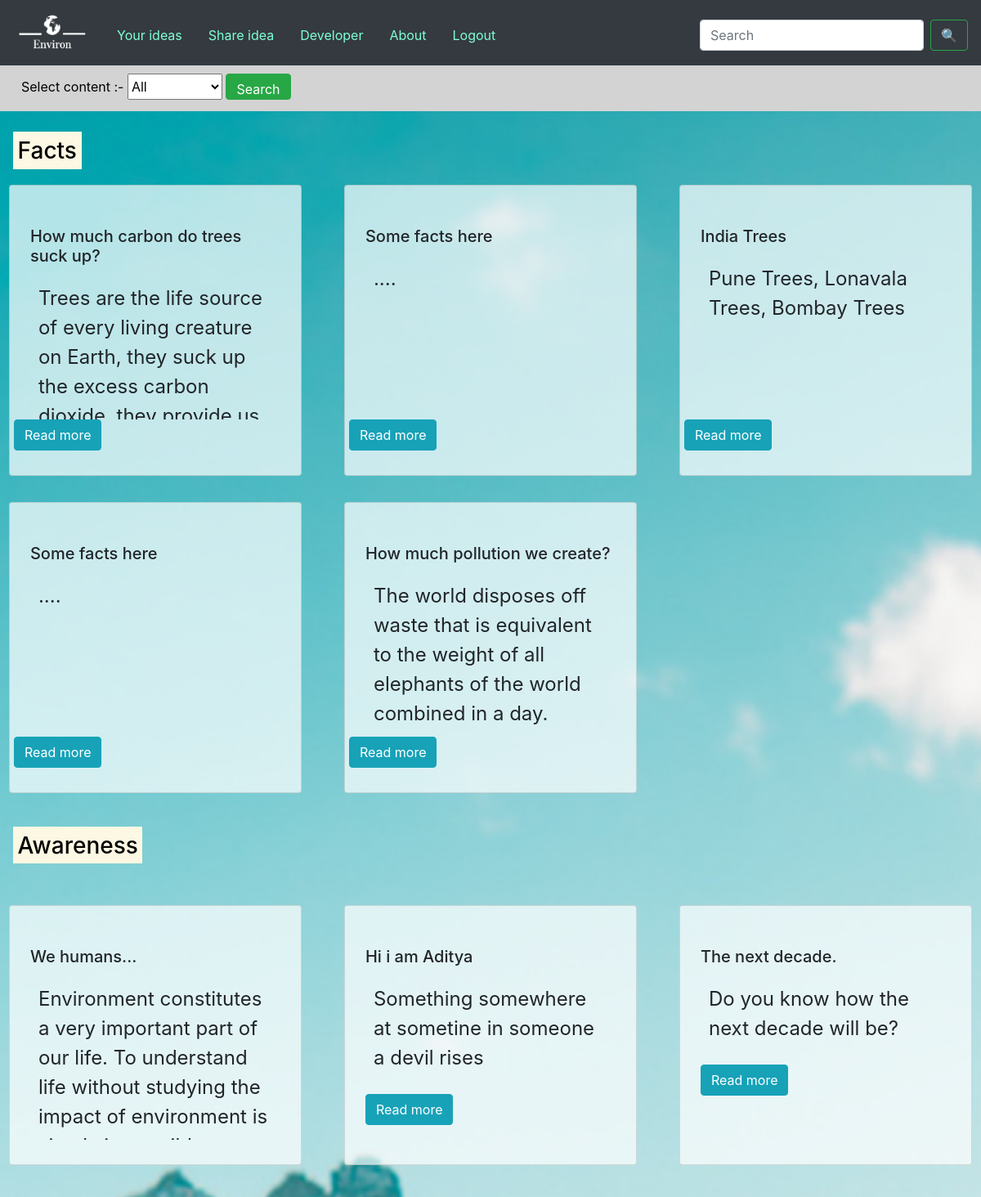
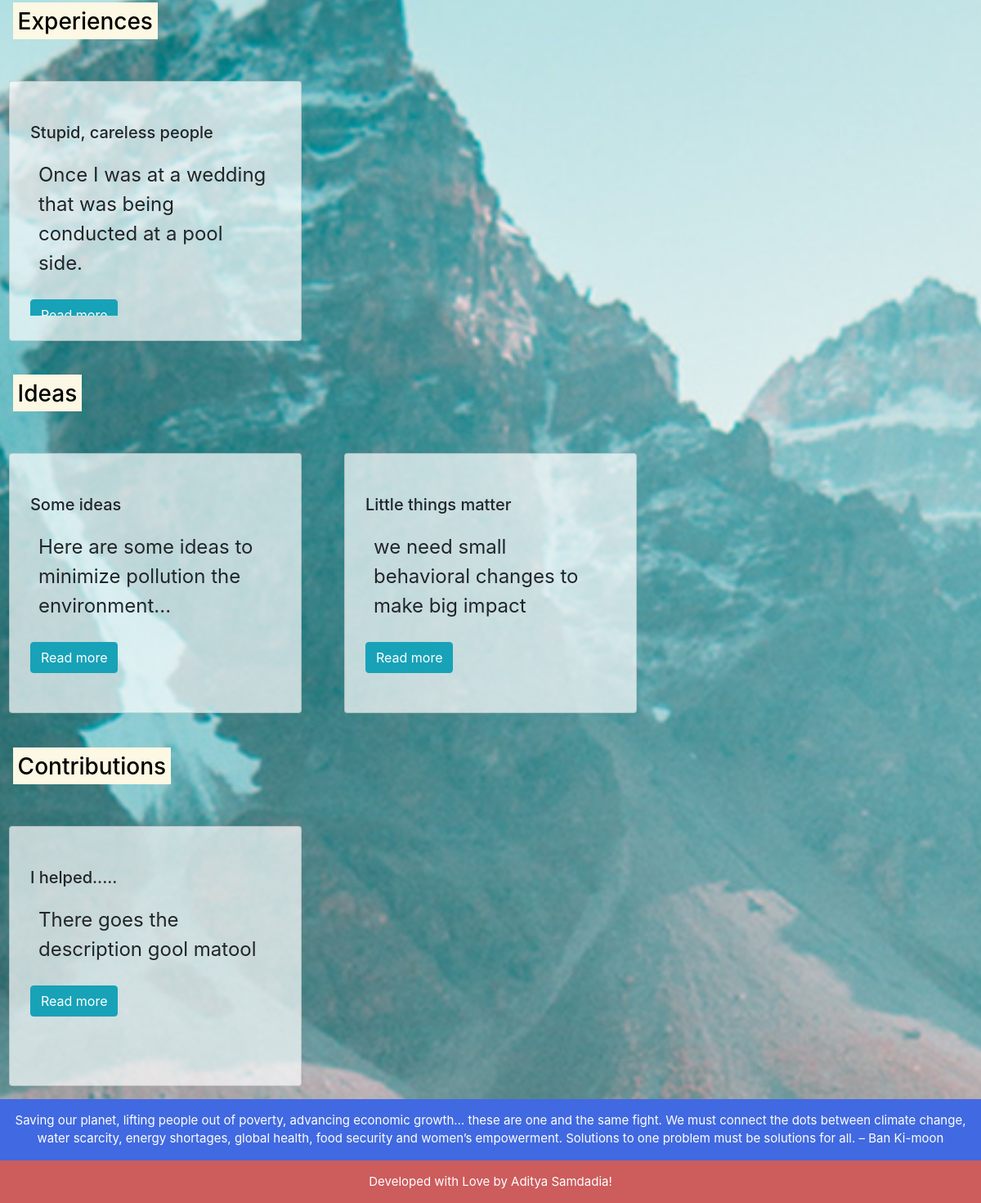
The page / (signed in) on the database its author committed (2 pictures, top to bottom).
### tables this page shows
CREATE TABLE shared (id INTEGER, user TEXT NOT NULL, type TEXT NOT NULL, title TEXT NOT NULL, def TEXT NOT NULL, content TEXT NOT NULL, time NUMERIC, PRIMARY KEY(id));

CREATE TABLE 'quotes' (id INTEGER,'message' TEXT NOT NULL, PRIMARY KEY(id));

### application.py (the view, shortened to what this page needs)
@app.route("/", methods=["POST", "GET"])
def index():
    n = random.randint(1, 15)
    quote = db.execute("SELECT message FROM quotes WHERE id=?", n)
    if request.method == "GET":
        rows = db.execute("SELECT * FROM shared")
        random.shuffle(rows)
        return render_template("index.html", quote=quote[0], rows=rows)

### application.py (called while the page is built)
@app.after_request
def after_request(response):
    response.headers["Cache-Control"] = "no-cache, no-store, must-revalidate"
    response.headers["Expires"] = 0
    response.headers["Pragma"] = "no-cache"
    return response

### templates/index.html (shortened to what this page needs)
<!DOCTYPE html>
<html lang='en'>
    <head>
        <link rel="stylesheet" href="https://cdn.jsdelivr.net/npm/bootstrap@4.5.3/dist/css/bootstrap.min.css">
        <link href="/static/styles.css" rel="stylesheet">
    </head>
    <body class='index-back'>
        <nav class="navbar navbar-expand-lg navbar-light bg-dark fixed-top" id='navbar'>
            <a class="navbar-brand" href="/"><img src='/static/Environ-logos_white.png' style='width: 95px; height: 60px;'></a>
            <div class="collapse navbar-collapse" id="navbarSupportedContent">
                <ul class="navbar-nav mr-auto">
                    {% if session.user_id %}
                        <li class="nav-item active">
                            <a class="nav-link toplink" href="/yourShare"><div class='toplink'>Your ideas</div></a>
                        </li>
                        <li class="nav-item active">
                            <a class="nav-link toplink" href="/share"><div class='toplink'>Share idea</div></a>
                        </li>
                        <li class="nav-item">
                            <a class="nav-link toplink" href="/developer"><div class='toplink'>Developer</div></a>
                        </li>
                        <li class="nav-item active">
                            <a class="nav-link toplink" href="/about"><div class='toplink'>About</div></a>
                        </li>
                        <li class="nav-item active">
                            <a class="nav-link toplink" href="/logout"><div class='toplink'>Logout</div></a>
                        </li>
                    {% endif %}
                </ul>
                <form action="/" method='post' class="form-inline my-2 my-lg-0">
                    <input name='search' class="form-control mr-sm-2" type="search" placeholder="Search" aria-label="Search">
                    <button class="btn btn-outline-success my-2 my-sm-0" type="submit">&#128269;</button>
                </form>
            </div>
        </nav>
        <div class='fixed-top' style='padding: 0.625rem; background: lightgray;' id='subnav'>
            <form action='/specific' method='get'>
                <label for='type' style='color: black;'>&emsp;Select content :-</label>
                <select id='type' name='types' style='height: 2rem;'>
                    <option value='all'>All</option>
                </select>
                <button class="btn btn-success my-2 my-sm-0" type="submit" style='height: 2rem; vertical-align: top;'>Search</button>
            </form>
        </div>
        <br>
        <br>
        <br>
        {% if rows%}
            <h3 class='fixed-top' style='padding: 3rem 1rem; top: 3rem; position: relative;'><mark>Facts</mark></h3>
            <div class="row">
                {% for content in rows %}
                    {% if content.type == "fact" %}
                        <div class="col-sm-4">
                            <div class="card cardib">
                                <div class="card-body">
                                    <h5 class="card-title">{{ content.title }}</h5>
                                    <p class="card-text p-card">{{ content.def }}</p>
                                </div>
                                <form action='/content' method='post'>
                                    <button type='submit' class='btn btn-info'>Read more</button>
                                </form>
                            </div>
                        </div>
                    {% endif %}
                {% endfor %}
            </div>
            <h3 style='padding: 2rem 1rem;'><mark>Awareness</mark></h3>
            <div class="row">
                {% for content in rows %}
                    {% if content.type == "awareness" %}
                        <div class="col-sm-4">
                            <div class="card cardib">
                                <div class="card-body">
                                    <h5 class="card-title">{{ content.title }}</h5>
                                    <p class="card-text p-card">{{ content.def }}</p>
                                    <form action='/content' method='post'>
                                        <button type='submit' class='btn btn-info'>Read more</button>
                                    </form>
                                </div>
                            </div>
                        </div>
                    {% endif %}
                {% endfor %}
            </div>
            <h3 style='padding: 2rem 1rem;'><mark>Experiences</mark></h3>
            <div class="row">
                {% for content in rows %}
                    {% if content.type == "experience" %}
                        <div class="col-sm-4">
                            <div class="card cardib">
                                <div class="card-body">
                                    <h5 class="card-title">{{ content.title }}</h5>
                                    <p class="card-text p-card">{{ content.def }}</p>
                                    <form action='/content' method='post'>
                                        <button type='submit' class='btn btn-info'>Read more</button>
                                    </form>
                                </div>
                            </div>
                        </div>
                    {% endif %}
                {% endfor %}
            </div>
            <h3 style='padding: 2rem 1rem;'><mark>Ideas</mark></h3>
            <div class="row">
                {% for content in rows %}
                    {% if content.type == "idea" %}
                        <div class="col-sm-4">
                            <div class="card cardib">
                                <div class="card-body">
                                    <h5 class="card-title">{{ content.title }}</h5>
                                    <p class="card-text p-card">{{ content.def }}</p>
                                    <form action='/content' method='post'>
                                        <button type='submit' class='btn btn-info'>Read more</button>
                                    </form>
                                </div>
                            </div>
                        </div>
                    {% endif %}
                {% endfor %}
            </div>
            <h3 style='padding: 2rem 1rem;'><mark>Contributions</mark></h3>
            <div class="row">
                {% for content in rows %}
                    {% if content.type == "contribution" %}
                        <div class="col-sm-4">
                            <div class="card cardib">
                                <div class="card-body">
                                    <h5 class="card-title">{{ content.title }}</h5>
                                    <p class="card-text p-card">{{ content.def }}</p>
                                    <form action='/content' method='post'>
                                        <button type='submit' class='btn btn-info'>Read more</button>
                                    </form>
                                </div>
                            </div>
                        </div>
                    {% endif %}
                {% endfor %}
            </div>
        {% else %}
            <p class='question-head' style='color: #111; margin-top: 20%; font-size: 50px; text-align: center;'>No results match your search!</p>
        {% endif %}
        <footer>
            {{ quote.message }}
        </footer>
        <footer class='footer1'>
            Developed with Love by Aditya Samdadia!
        </footer>
    </body>
</html>

### static/styles.css (style rules this page uses)
#navbar { transition: top 0.3s; top: 0; width: 100%; }
#subnav { transition: top 0.3s; }
.toplink { color: aquamarine; font-size: medium; padding: 0.5rem; }
.fixed-top { position: fixed; }
div.fixed-top { top: 5rem; }
p { text-align: left; font-size: x-large; padding: 10px 100px; }
footer { background: RoyalBlue; font-size: 15px; padding: 15px 10px; text-align: center; color: white; clear: both; position: relative; bottom: 0; width: 100%; }
.col-sm-4 { padding: 1rem; }
.cardib { position: relative; padding: 1.875rem 0.31rem; margin-right: 0.625rem; margin-left: 0.625rem; background: rgba(255, 255, 255, 0.7); }
.card-body { height: 16rem; overflow: hidden; }
.p-card { padding: 0.625rem; }
.index-back { height: 100%; width: 100%; background-image: url(banner.jpg); background-position: center; background-attachment: fixed; background-size: cover; position: absolute; }
.footer1 { background: IndianRed; font-size: 0.938rem; padding: 0.938rem 0.625rem; text-align: center; color: white; clear: both; position: relative; bottom: 0; width: 100%; }

### rows shown on the page
shared: title "How much carbon do trees suck up?", def "Trees are the life source of every living creature on Earth, they suck up the excess carbon…"
shared: title "Some facts here", def "...."
shared: title "India Trees", def "Pune Trees, Lonavala Trees, Bombay Trees"
shared: title "Some facts here", def "...."
shared: title "How much pollution we create?", def "The world disposes off waste that is equivalent to the weight of all elephants of the world combined in a day."
shared: title "We humans...", def "Environment constitutes a very important part of our life. To understand life without studying the impact of environment is…"
shared: title "Hi i am Aditya", def "Something somewhere at sometine in someone a devil rises"
shared: title "The next decade.", def "Do you know how the next decade will be?"
shared: title "Stupid, careless people", def "Once I was at a wedding that was being conducted at a pool side."
shared: title "Some ideas", def "Here are some ideas to minimize pollution the environment..."
shared: title "Little things matter", def "we need small behavioral changes to make big impact"
shared: title "I helped.....", def "There goes the description gool matool"
quotes: message "Saving our planet, lifting people out of poverty, advancing economic growth… these are one and the same fight. We must connect the dots between climate change, water scarcity, energy shortages, global health, food security and women’s empowerment. Solutions to one problem must be solutions for all. – Ban Ki-moon"
